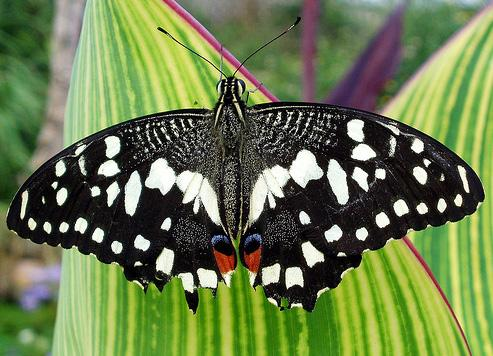
#> input picture vision/opencv-practice/butterfly.jpg, 493 x 356 px
$ jupyter execute b3_Image-Thresholding.ipynb   (shell and % lines are left out)
#> lines starting #> are read from the running program, lines starting #| are printed output that depends on the picture; after the words box and inside, x2 and y2 are one past the last pixel; in counts of white or black regions, pixels touching at a corner belong together
[cell 1]
import numpy as np
import cv2
from matplotlib import pyplot as plt

# Image Thresholding
https://opencv-python-tutroals.readthedocs.io/en/latest/py_tutorials/py_imgproc/py_thresholding/py_thresholding.html#thresholding
* In this tutorial, you will learn Simple thresholding, Adaptive thresholding, Otsu’s thresholding etc.
* You will learn these functions : cv2.threshold, cv2.adaptiveThreshold etc.

[cell 2]
img = cv2.imread('butterfly.jpg',0)
#> img: shape (356, 493); min 0, max 255, mean 113.3
ret,thresh1 = cv2.threshold(img,127,255,cv2.THRESH_BINARY)
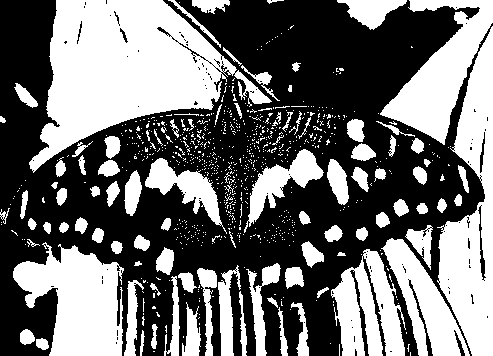
#> thresh1: shape (356, 493); 43.6% white; 834 white regions (738 under 20 px), largest, box (x1, y1, x2, y2) and area: (29, 0, 272, 173) 19953, (437, 26, 493, 356) 9927, (13, 242, 124, 356) 7891
ret,thresh2 = cv2.threshold(img,127,255,cv2.THRESH_BINARY_INV)
ret,thresh3 = cv2.threshold(img,127,255,cv2.THRESH_TRUNC)
ret,thresh4 = cv2.threshold(img,127,255,cv2.THRESH_TOZERO)
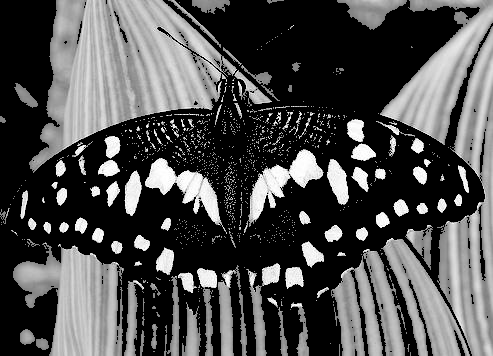
#> thresh4: shape (356, 493); min 0, max 255, mean 78.8
ret,thresh5 = cv2.threshold(img,127,255,cv2.THRESH_TOZERO_INV)
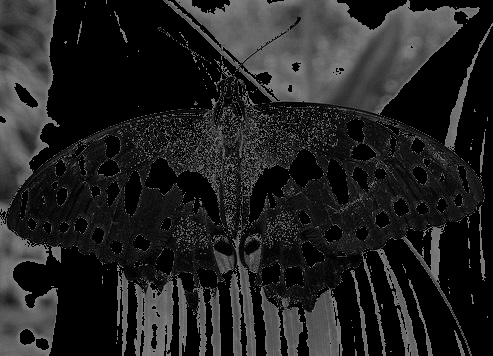
#> thresh5: shape (356, 493); min 0, max 127, mean 34.5

titles = ['Original Image','BINARY','BINARY_INV','TRUNC','TOZERO','TOZERO_INV']
images = [img, thresh1, thresh2, thresh3, thresh4, thresh5]

for i in range(6):
    plt.subplot(2,3,i+1),plt.imshow(images[i],'gray')
    plt.title(titles[i])
    plt.xticks([]),plt.yticks([])

plt.show()

## Adaptive Thresholding

[cell 3]
img = cv2.imread('home.jpg',0)
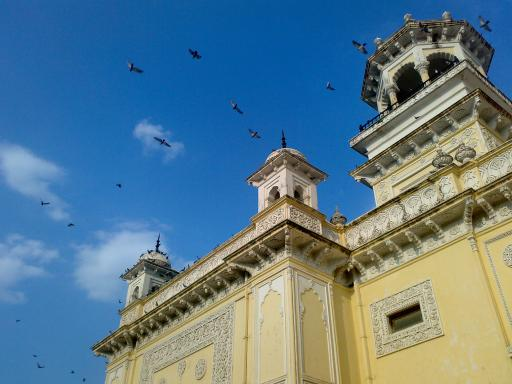
#> input picture vision/opencv-practice/home.jpg, 512 x 384 px
#> img: shape (384, 512); min 0, max 255, mean 116.2
img = cv2.medianBlur(img,5)
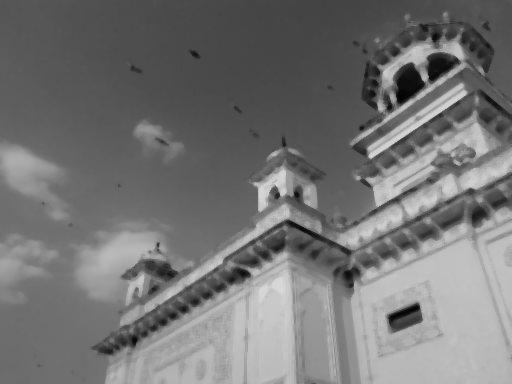
#> img: shape (384, 512); min 1, max 217, mean 116.6

ret,th1 = cv2.threshold(img,127,255,cv2.THRESH_BINARY)
#> th1: shape (384, 512); 34.6% white; 56 white regions (27 under 20 px), largest, box (x1, y1, x2, y2) and area: (340, 207, 512, 384) 22803, (104, 250, 342, 384) 19355, (72, 222, 195, 306) 5199
th2 = cv2.adaptiveThreshold(img,255,cv2.ADAPTIVE_THRESH_MEAN_C,\
            cv2.THRESH_BINARY,11,2)
#> th2: shape (384, 512); 78.6% white; 429 black regions (304 under 20 px), largest, box (x1, y1, x2, y2) and area: (90, 57, 512, 384) 18204, (343, 218, 512, 384) 1938, (374, 5, 495, 74) 1489
th3 = cv2.adaptiveThreshold(img,255,cv2.ADAPTIVE_THRESH_GAUSSIAN_C,\
            cv2.THRESH_BINARY,11,2)
#> th3: shape (384, 512); 82.3% white; 716 black regions (547 under 20 px), largest, box (x1, y1, x2, y2) and area: (119, 143, 512, 384) 9672, (347, 67, 512, 206) 3748, (116, 182, 285, 327) 2247

titles = ['Original Image', 'Global Thresholding (v = 127)',
            'Adaptive Mean Thresholding', 'Adaptive Gaussian Thresholding']
images = [img, th1, th2, th3]

for i in range(4):
    plt.subplot(2,2,i+1),plt.imshow(images[i],'gray')
    plt.title(titles[i])
    plt.xticks([]),plt.yticks([])
plt.show()

## Otsu’s Binarization

[cell 4]
img = cv2.imread('butterfly.png',0)

# global thresholding
ret1,th1 = cv2.threshold(img,127,255,cv2.THRESH_BINARY)

# Otsu's thresholding
ret2,th2 = cv2.threshold(img,0,255,cv2.THRESH_BINARY+cv2.THRESH_OTSU)
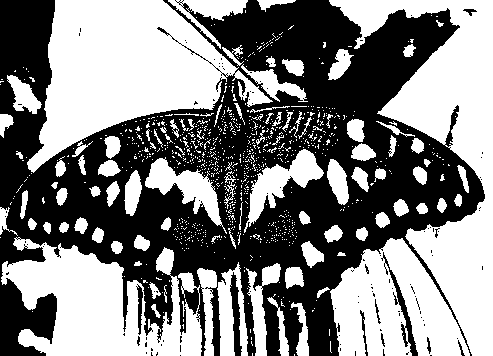
#> th2: shape (356, 493); 50.5% white; 113 black regions (101 under 20 px), largest, box (x1, y1, x2, y2) and area: (0, 0, 485, 356) 84976, (381, 252, 418, 356) 586, (230, 272, 242, 356) 517
#> ret2 = 112

# Otsu's thresholding after Gaussian filtering
blur = cv2.GaussianBlur(img,(5,5),0)
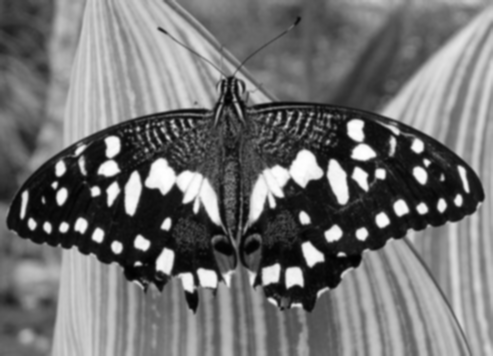
#> blur: shape (356, 493); min 1, max 255, mean 113.3
ret3,th3 = cv2.threshold(blur,0,255,cv2.THRESH_BINARY+cv2.THRESH_OTSU)
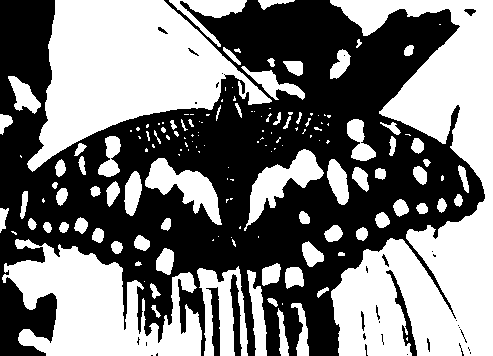
#> th3: shape (356, 493); 48.7% white; 158 white regions (77 under 20 px), largest, box (x1, y1, x2, y2) and area: (330, 0, 493, 356) 30790, (27, 0, 272, 172) 20690, (2, 239, 202, 356) 12965
#> ret3 = 114

# plot all the images and their histograms
images = [img, 0, th1,
          img, 0, th2,
          blur, 0, th3]
titles = ['Original Noisy Image','Histogram','Global Thresholding (v=127)',
          'Original Noisy Image','Histogram',"Otsu's Thresholding",
          'Gaussian filtered Image','Histogram',"Otsu's Thresholding"]

for i in range(3):
    plt.subplot(3,3,i*3+1),plt.imshow(images[i*3],'gray')
    plt.title(titles[i*3]), plt.xticks([]), plt.yticks([])
    plt.subplot(3,3,i*3+2),plt.hist(images[i*3].ravel(),256)
    plt.title(titles[i*3+1]), plt.xticks([]), plt.yticks([])
    plt.subplot(3,3,i*3+3),plt.imshow(images[i*3+2],'gray')
    plt.title(titles[i*3+2]), plt.xticks([]), plt.yticks([])
plt.show()
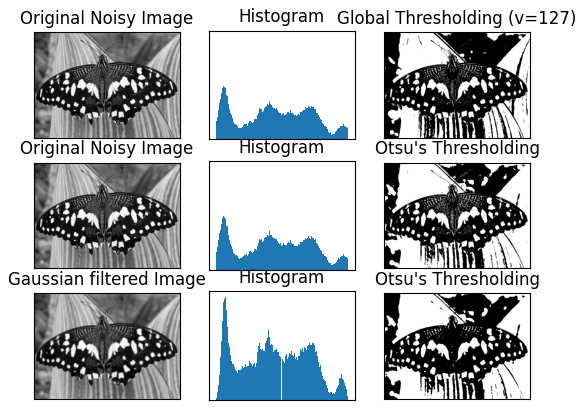
#> figure drawn by matplotlib, 9 panels

[cell 5]
img = cv2.imread('home.png',0)
blur = cv2.GaussianBlur(img,(5,5),0)
#> blur: shape (384, 512)

# find normalized_histogram, and its cumulative distribution function
hist = cv2.calcHist([blur],[0],None,[256],[0,256])
#> hist = 256 values, max 4038 at index 111, min 0 at index 0, mean 768
hist_norm = hist.ravel()/hist.max()
#> hist_norm = 256 values, max 1 at index 111, min 0 at index 0, mean 0.19
Q = hist_norm.cumsum()
#> Q = 256 values from 0 to 48.69

bins = np.arange(256)

fn_min = np.inf
thresh = -1

for i in xrange(1,256):
    p1,p2 = np.hsplit(hist_norm,[i]) # probabilities
    q1,q2 = Q[i],Q[255]-Q[i] # cum sum of classes
    b1,b2 = np.hsplit(bins,[i]) # weights

    # finding means and variances
    m1,m2 = np.sum(p1*b1)/q1, np.sum(p2*b2)/q2
    v1,v2 = np.sum(((b1-m1)**2)*p1)/q1,np.sum(((b2-m2)**2)*p2)/q2

    # calculates the minimization function
    fn = v1*q1 + v2*q2
    if fn < fn_min:
        fn_min = fn
        thresh = i
#> this loop made 255 passes
#> (p1, q1, q2, m1, m2, v1, v2, fn) on passes 3 to 8: ([0, 0, 0], 0.00248, 48.69, 0, 116.2, 0, 1859, 90507.3), ([0, 0, 0, 0.00248], 0.0052, 48.68, 1.43, 116.2, 1.18, 1858.4, 90475.6), ([0, 0, 0, 0.00248, 0.00272], 0.0116, 48.68, 1.57, 116.2, 1.81, 1858, 90441.3), ([0, 0, 0, 0.00248, 0.00272, 0.00644], 0.0193, 48.67, 2.62, 116.2, 2.18, 1856.6, 90361.7), ([0, 0, 0, 0.00248, 0.00272, 0.00644, 0.00768], 0.0263, 48.66, 3.68, 116.2, 2.06, 1855, 90268.4), ([0, 0, 0, 0.00248, 0.00272, 0.00644, 0.00768, 0.00693], 0.0322, 48.66, 4.51, 116.3, 2.11, 1853.5, 90185.7)
#> (q1, q2, m1, m2, v1, v2, fn, fn_min) on passes 9 to 14: (0.0419, 48.65, 4.6, 116.3, 3.15, 1852.4, 90116.1, 90116.1), (0.051, 48.64, 5.48, 116.3, 3.88, 1850.5, 90005.1, 90005.1), (0.0609, 48.63, 6.09, 116.3, 4.8, 1848.7, 89901.6, 89901.6), (0.0736, 48.62, 6.53, 116.4, 6.08, 1847, 89792, 89792), (0.104, 48.59, 6.09, 116.4, 9.38, 1845.3, 89655.2, 89655.2), (0.122, 48.57, 8.41, 116.5, 9.46, 1839.3, 89332.3, 89332.3)

# find otsu's threshold value with OpenCV function
ret, otsu = cv2.threshold(blur,0,255,cv2.THRESH_BINARY+cv2.THRESH_OTSU)
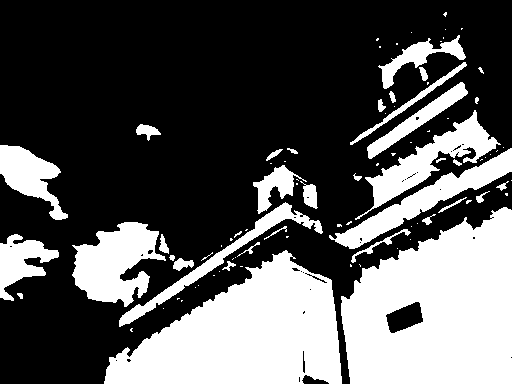
#> otsu: shape (384, 512); 34.4% white; 90 white regions (55 under 20 px), largest, box (x1, y1, x2, y2) and area: (341, 207, 512, 384) 22835, (104, 250, 342, 384) 19273, (72, 222, 166, 307) 4728
print(thresh,ret)
#| 129 128.0
